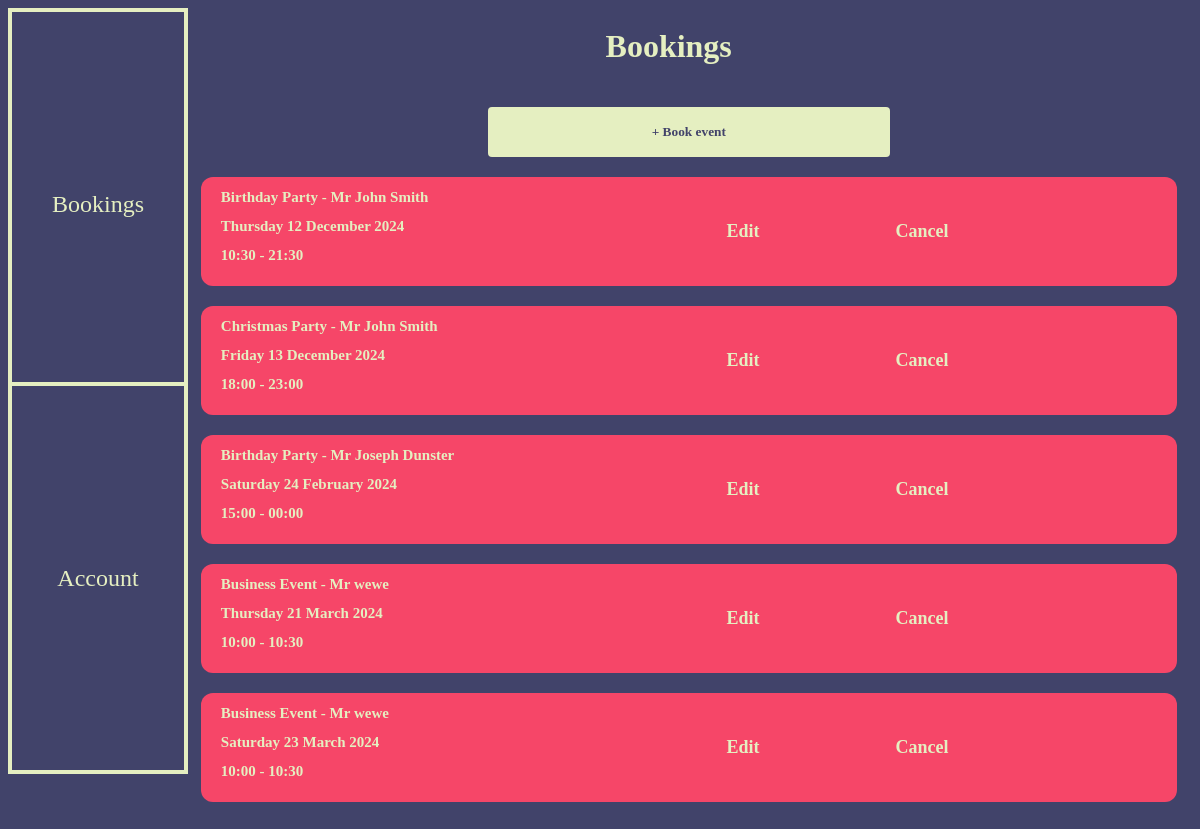
The app's page /customer-bookings (signed in) with its own data.
### tables this page shows
CREATE TABLE Bookings (
                id INTEGER PRIMARY KEY,
                Client1 TEXT,
                Client2 TEXT,
                CustomerID INTEGER,
                AccountID TEXT,
                TypeOfEventID INTEGER,
                DateOfBooking TEXT,
                StartTime TEXT,
                EndTime Text,
                AdultGuestNumber INTEGER,
                ChildGuestNumber INTEGER,
                Under2GuestNumber INTEGER,
                IsAccepted BOOLEAN,
                Cost REAL,
                RemainingDepositToBePaid REAL,
                RemainingcostToBePaid,
                DrinksForToastingRequired BOOLEAN,
                CeremonyRoomRequired BOOLEAN,
                CeremonyTime TEXT,
                WelcomeDrinksRequired BOOLEAN,
                AdultDrink TEXT,
                ChildDrink TEXT,
                IsSetUpRequired BOOLEAN,
                Notes TEXT,
                DateBookingWasMade TEXT,
                IsUnavailableDate BOOLEAN,
               
                FOREIGN KEY (CustomerID) REFERENCES Customers (id) ON DELETE CASCADE,
                FOREIGN KEY (AccountID) REFERENCES Accounts (id) ON DELETE CASCADE,
                FOREIGN KEY (TypeOfEventID) REFERENCES TypeOfEvents (id) ON DELETE CASCADE);

CREATE TABLE TypeOfEvents (
                id INTEGER PRIMARY KEY,
                TypeOfEvent TEXT,
                PricePerAdult REAL,
                PricePerChild REAL);

### Coursework/app.py (the view)
@app.route("/customer-bookings", methods=['GET', 'POST'])
def CustomerBookings():
    if session['IsAdmin'] == False:
        BookingsTable = GetEntireTable('Bookings')
        BookingsToDisplay = []
        for i in range(len(BookingsTable)):
            if (BookingsTable[i][25] == 0) and (BookingsTable[i][3] == session['CustomerID']):
                Booking = ReturnUsefulDataToDisplay(BookingsTable[i]) # This returns an array of the event information in the correct format to be displayed
                BookingsToDisplay.append(Booking)
        return render_template("CustomerBookings.html", BookingsToDisplay=BookingsToDisplay)
    return redirect("/")

### Coursework/DateConversions.py (called while the page is built)
def DateFormatToWords(Date):
    Year = Date[0:4]
    Month = int(Date[5:7])
    Day = int(Date[8:10])
    Month = Month - 1
    Months = ["January", "February", "March", "April", "May", "June", "July", "August", "September", "October", "November", "December"]
    Month = Months[Month]
    NewDate = str(Day) + " " + Month + " " + Year
    return NewDate

def DaysInMonth(Date):
    Month = int(Date[5:7])
    Year = int(Date[0:4])
    MonthsWith31Days = [1, 3, 5, 7, 8, 10, 12]
    MonthsWith30Days= [4, 6, 9, 11]
    LeapYear = IsLeapYear(Year)
    if Month in MonthsWith31Days:
        return 31
    elif Month in MonthsWith30Days:
        return 30
    elif LeapYear == False:
        return 28
    else:
        return 29

def DaysInMonthGivenMonthAndYear(Year, Month):
    if Month in [1, 3, 5, 7, 8, 10, 12]:
        return 31
    elif Month in [4, 6, 9, 11]:
        return 30
    else:
        return 29 if IsLeapYear(Year) else 28

def DayOfWeekAlgorithm(Date):
    Year = int(Date[0:4])
    Month = int(Date[5:7])
    Day = int(Date[8:10])
    if Month < 3:
        Month += 12
        Year -= 1
    k = Year % 100
    j = Year // 100
    Days = ["Saturday", "Sunday", "Monday", "Tuesday", "Wednesday", "Thursday", "Friday"]
    return(Days[(Day + 13*(Month+1)//5 + k + k//4 + j//4 + 5*j) % 7])

def IsLeapYear(Date):
    if len(str(Date)) > 4:
        Year = Date[0:4]
    else:
        Year = Date
    if (int(Year) % 4 == 0 and int(Year) % 100 != 0) or (int(Year) % 400 == 0):
        return True
    else:
        return False

def AddDays(Date, DaysToAdd):
    Year = int(Date[0:4])
    Month = int(Date[5:7])
    Day = int(Date[8:10])
    while DaysToAdd > 0:
        DaysInCurrentMonth = DaysInMonth(Date)
        if Day + DaysToAdd > DaysInCurrentMonth:
            DaysToAdd -= (DaysInCurrentMonth - Day + 1)
            Day = 1
            if Month == 12:
                Month = 1
                Year += 1
            else:
                Month += 1
        else:
            Day += DaysToAdd
            DaysToAdd = 0
    return f"{Year:04d}-{Month:02d}-{Day:02d}"

### Coursework/RetrieveDataFromDatabase.py (called while the page is built)
def GetEntireTable(Table):
    connection = sqlite3.connect('System.db')
    cursor = connection.cursor()
    cursor.execute(f'SELECT * FROM {Table}')
    Array = cursor.fetchall()
    Array = [list(row) for row in Array]
    connection.commit()
    connection.close()
    return Array

### Coursework/templates/CustomerBookings.html (shortened to what this page needs)
{% extends "BaseCustomerNavBar.html" %}
{% block contents %}
<div class="container">
    <h1 style="margin-top: 2%; margin-left: -4%;">Bookings</h1>
    <div class="book-button-container">
        <button onclick="window.location.href = '/new-booking'" class="book-button">+ Book event</button>
    </div>
    {% for Booking in BookingsToDisplay %}
    <div class="booking-box" {% if Booking[12] == False %} style="background-color: #ffff99; color: #42436a;" {% endif %}>
        <div class="vertical-container-details">
            <h2>{{ Booking[4] }} - {{ Booking[1] }} {% if Booking[2] != 'null' %} & {{ Booking[2] }} {% endif %}</h2>
            <h2>{{ Booking[5] }} {{ Booking[6] }}</h2>
            <h2>{{ Booking[7] }} - {{ Booking[8] }}</h2>
        </div>
        <div id="{{ Booking[0] }}-container" class="horizontal-container" style="align-self: center; justify-content: space-between;">
            {% if Booking[12] == True %}
            <input class="edit-cancel" type="button" value="Edit" style="margin-left: -80%;" onclick="editBooking({{ Booking[0] }})">
            {% endif %}
            <input class="edit-cancel" type="button" value="Cancel" style="margin-right: -80%;" onclick="cancelConfirm({{ Booking[0] }})">
        </div>
    </div>
    {% endfor %}
</div>
{% endblock %}

### Coursework/templates/BaseCustomerNavBar.html (shortened to what this page needs)
<!DOCTYPE html>
<html lang="en">
<head>
    <div class = "button-container">
        <button onclick="window.location.href = '/customer-bookings'" class="button">Bookings</button>
        <button onclick="window.location.href = '/customer-account'" class="button">Account</button>
    </div>
</head>
{% block contents %}{% endblock %}
</html>

### Coursework/templates/BaseCustomerNavBar.html (style rules this page uses)
.button-container { width: 15%; float: left; display: flex; flex-direction: column; height: 98vh; position: fixed; }
.button { width: 100%; height: 50%; color: #E5EFC1; background-color: #41436A; border: 4px solid #E5EFC1; margin-bottom: -10%; font-family: Tahoma; font-size: x-large; cursor: pointer; }
@media (min-width: 950px) { .button-container { display: flex; } }

### Coursework/templates/CustomerBookings.html (style rules this page uses)
.container { margin-left: 15%; display: flex; flex-direction: column; justify-content: center; align-items: center; font-family: Tahoma; color: #E5EFC1; text-align: center; }
.booking-box { display: flex; flex-direction: column; background-color: #f64668; color: #E5EFC1; border-radius: 12px; width: 95%; text-align: left; padding-left: 2%; margin-bottom: 2%; font-size: x-small; }
.book-button-container { display: flex; flex-direction: row; align-items: center; justify-content: center; width: 100%; }
.book-button { background-color: #E5EFC1; color: #42436a; border: none; font-family: Tahoma; margin: 2%; width: 40%; height: 50px; font-weight: 700; border-radius: 4px; cursor: pointer; }
input[type=button] { background-color: inherit; border: none; color: inherit; font-family: Tahoma; font-size: large; font-weight: 600; padding: 1%; cursor: pointer; }
.edit-cancel { margin: 5%; }
.vertical-container-details { display: flex; flex-direction: column; width: 100%; }
.horizontal-container { display: flex; flex-direction: row; }
@media (min-width: 950px) { .booking-box { flex-direction: row; } }
@media (min-width: 950px) { .vertical-container-details { margin-right: 10%; width: 50%; } }
h2 { margin-bottom: -0.1%; }

### records on screen
Bookings: TypeOfEvent "Birthday Party", Client1 "Mr John Smith", Booking "Thursday", DateOfBooking "12 December 2024", StartTime "10:30", EndTime "21:30"
Bookings: TypeOfEvent "Christmas Party", Client1 "Mr John Smith", Booking "Friday", DateOfBooking "13 December 2024", StartTime "18:00", EndTime "23:00"
Bookings: TypeOfEvent "Birthday Party", Client1 "Mr Joseph Dunster", Booking "Saturday", DateOfBooking "24 February 2024", StartTime "15:00", EndTime "00:00"
Bookings: TypeOfEvent "Business Event", Client1 "Mr wewe", Booking "Thursday", DateOfBooking "21 March 2024", StartTime "10:00", EndTime "10:30"
Bookings: TypeOfEvent "Business Event", Client1 "Mr wewe", Booking "Saturday", DateOfBooking "23 March 2024", StartTime "10:00", EndTime "10:30"
